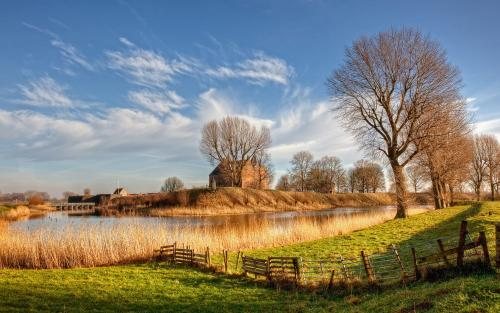
#> input picture beautyful_view.jpg, 500 x 313 px
$ python '03_图片的处理.py'
#> lines starting #> are read from the running program, lines starting #| are printed output that depends on the picture
"""
图像每个像素点的加减运算
"""

import cv2 as cv
import numpy as np

source = cv.imread("beautyful_view.jpg")
#> source is the input picture: shape (313, 500, 3); mean B, G, R 118.1, 128.9, 130.8

"""为什么得到的是三张不同d灰度图呢？不是已经分离出R，G，B通道了吗？应该是分别是红色图，绿色图，蓝色图才对阿。
原因是：当调用 imshow（R）时，是把图像的R，G，B三个通道的值都变为R的值，所以图像的颜色三通道值为（R，R，R）
同理 imshow（G）和imshow（B）所显示d图像的颜色通道也依次为（G，G，G）和（B，B，B）。
而 当三个通道d值相同时，则为灰度图。

文章不错  -->  https://blog.csdn.net/u014453898/article/details/80715121"""
b, g, r = cv.split(source)
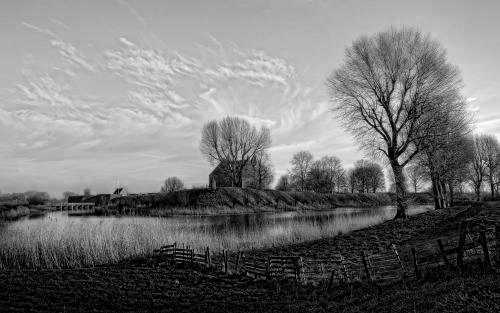
#> b: shape (313, 500); min 0, max 255, mean 118.1
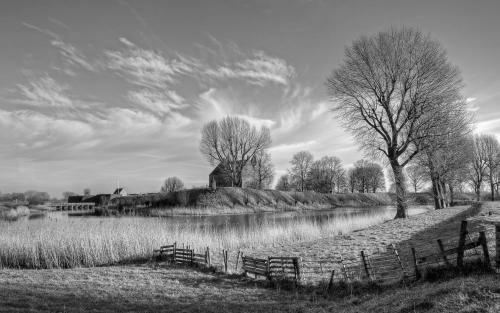
#> g: shape (313, 500); min 0, max 255, mean 128.9
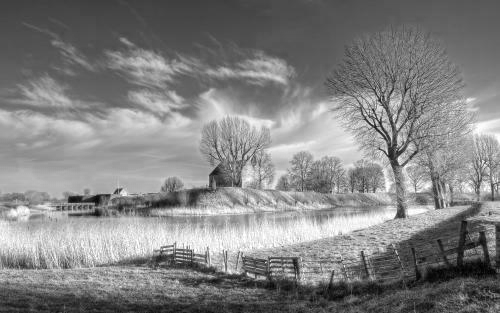
#> r: shape (313, 500); min 0, max 255, mean 130.8

cv.imshow("blue", b)
zeros = np.zeros(source.shape[:2], dtype="uint8");#创建与image相同大小的零矩阵
cv.imshow("real blue", cv.merge([b, zeros, zeros]))
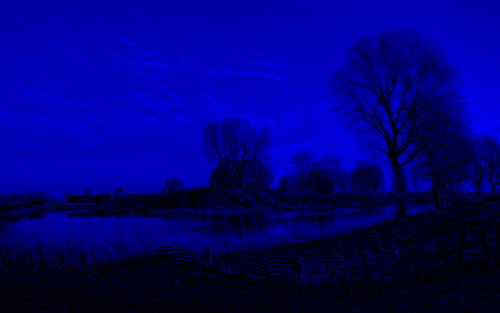
#> window 'real blue': shape (313, 500, 3); mean B, G, R 118.1, 0, 0
# 通过切片也可以实现使图像另外两个通道为0      关于切片的文章  ==>  https://www.jianshu.com/p/15715d6f4dad
# 此程序第37行有关于切片的深刻利用，援引自上文
source_copy = source.copy()
source_copy[: ,: , -2:] = 0
cv.imshow("try blue", source_copy)

cv.imshow("red", r)
source[:, :, 1] = 0
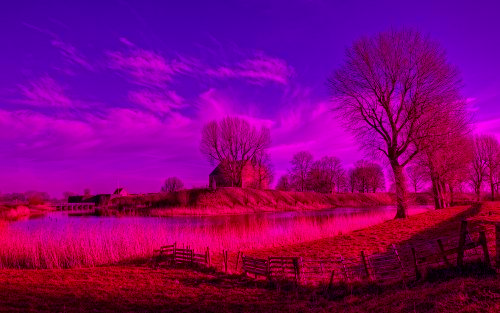
#> source: shape (313, 500, 3); mean B, G, R 118.1, 0, 130.8
cv.imshow("delt_page", source)

aim = cv.add(b, r)        # aim只有一个通道，是吗？
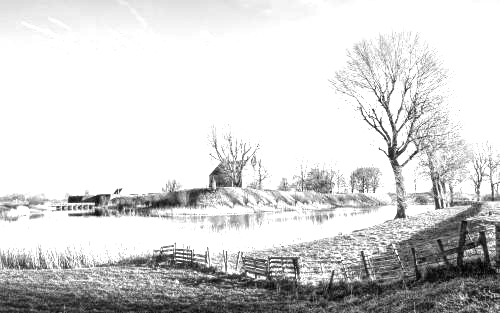
#> aim: shape (313, 500); min 0, max 255, mean 212.3
print(b)
#> (printed output is left out)
cv.imshow("target_2", aim)
cv.waitKey(0)

"""
4.修改单个元素
>>>a[3] = ['A','B']
[0, 1, 2, ['A', 'B'], 4, 5, 6, 7, 8, 9]
5.在某个位置插入元素

>>>a[3:3] = ['A','B','C']
[0, 1, 2, 'A', 'B', 'C', 3, 4, 5, 6, 7, 8, 9]
>>>a[0:0] = ['A','B']
['A', 'B', 0, 1, 2, 3, 4, 5, 6, 7, 8, 9]
6.替换一部分元素
>>>a[3:6] = ['A','B']
[0, 1, 2, 'A', 'B', 6, 7, 8, 9]

作者：马尔代夫Maldives
链接：https://www.jianshu.com/p/15715d6f4dad
来源：简书
著作权归作者所有。商业转载请联系作者获得授权，非商业转载请注明出处。
"""

"                      看到这了                          "
